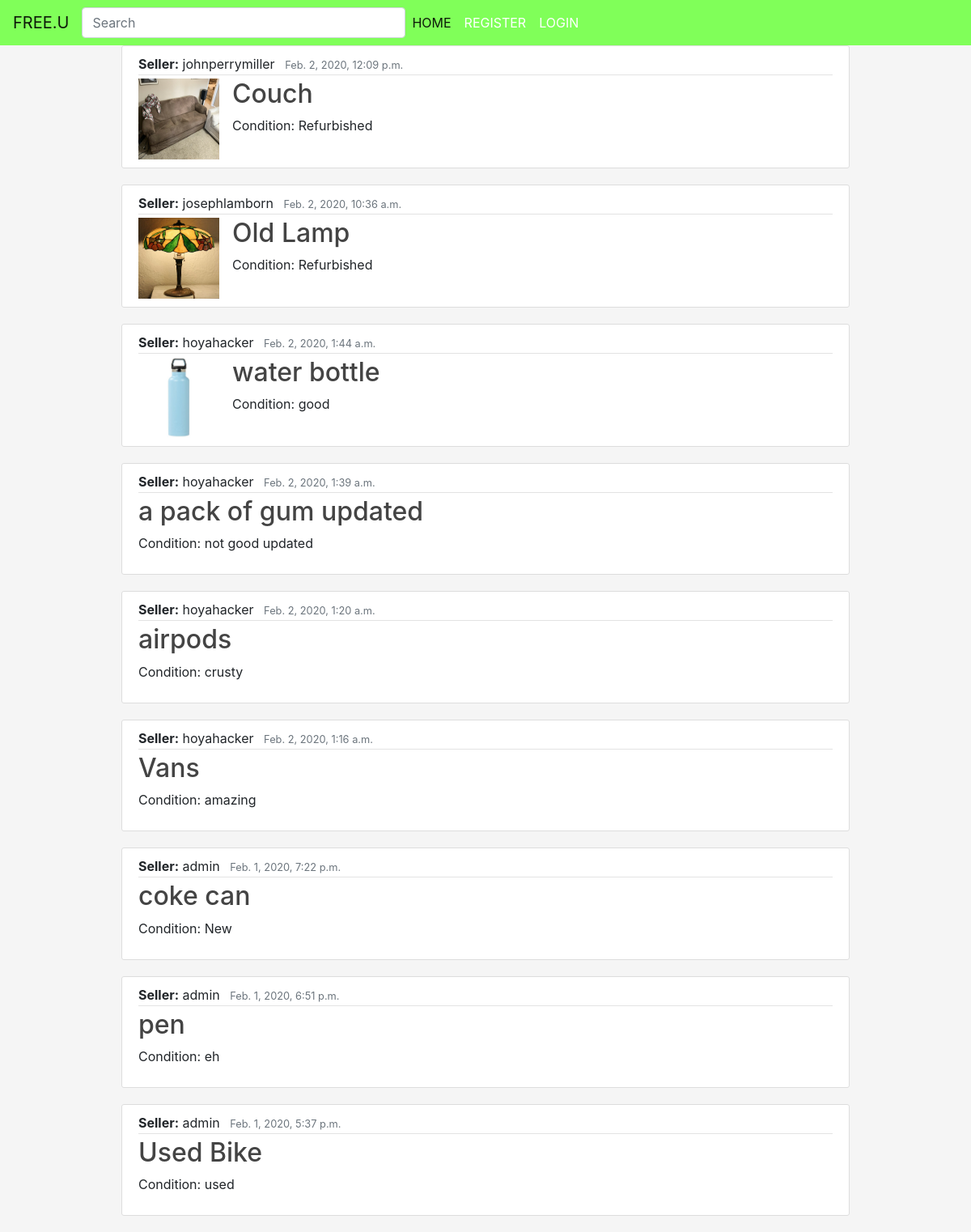
/, run on an earlier commit of the app's database.
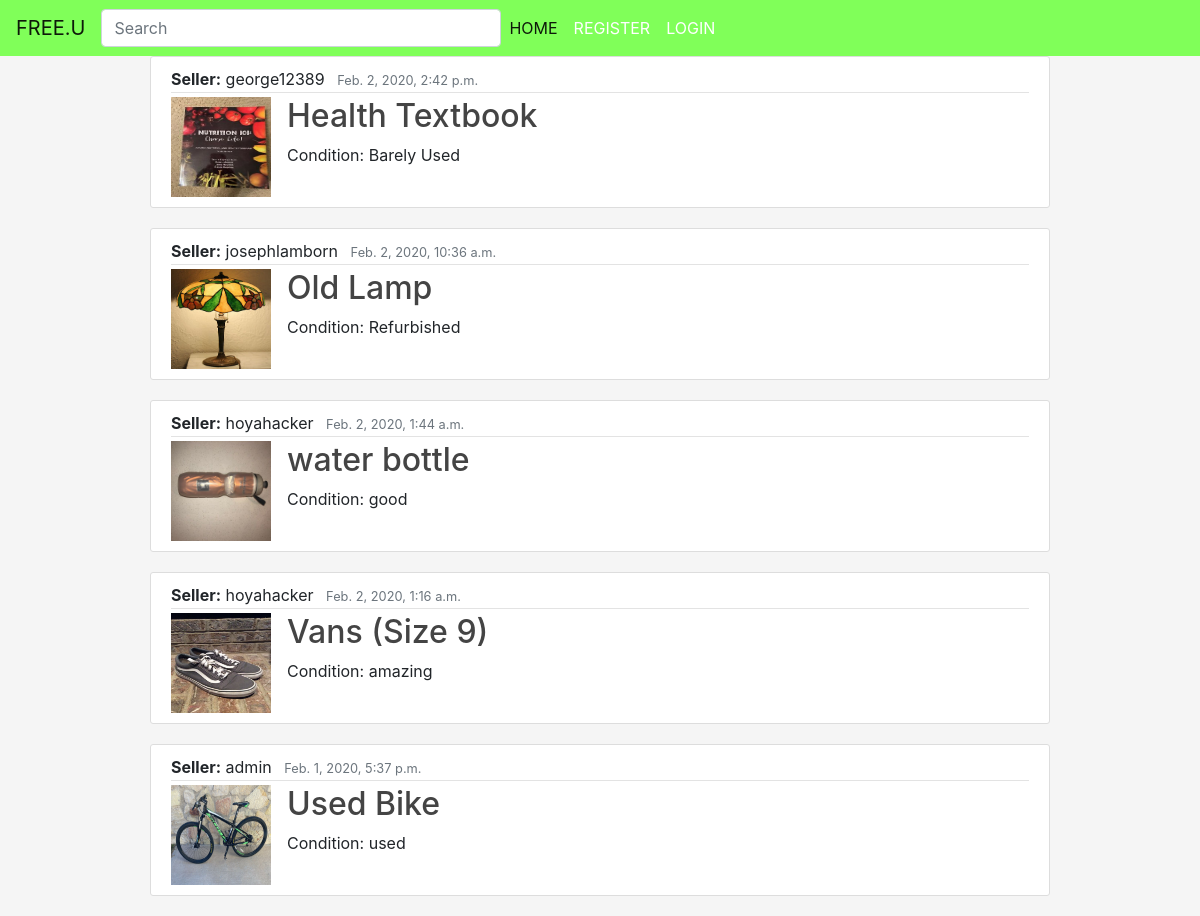
And on a later commit of the database.
### marketplace/models.py (models this page shows, shortened)
class ItemPost(models.Model):
    title = models.CharField(max_length=100)
    item_image = models.ImageField(blank=True, null=True)
    date_posted = models.DateTimeField(default=timezone.now)
    author = models.ForeignKey(User, on_delete=models.CASCADE)
    condition = models.CharField(max_length=20)

### marketplace/views.py (the view)
# urls.py: path('', PostListView.as_view(), name= "marketplace-home"),
class PostListView(ListView):
    model = ItemPost
    template_name = 'marketplace/home.html'
    context_object_name = 'posts'
    ordering = ['-date_posted']

### marketplace/templates/marketplace/home.html
{% extends "marketplace/base.html" %}
{% block content %}
{% for post in posts %}
<article class="media content-section">
  <div class="media-body">
    <div class="article-metadata">
      <a class="mr-2" ><strong>Seller:</strong> {{ post.author }}</a>
      <small class="text-muted">{{ post.date_posted }}</small>
    </div>
    {% if post.item_image %}
        <div class = "article-img">
            <img src="{{ post.item_image.url }}">
        </div>
    {% endif %}
    <h2><a class="article-title" href="{% url 'itempost-detail' post.id %}">{{ post.title }}</a></h2>
    <p class="article-content">Condition: {{ post.condition }}</p>
  </div>
</article>
{% endfor %}
{% endblock content %}

### marketplace/templates/marketplace/base.html (shortened to what this page needs)
{% load static %}
<!DOCTYPE html>
<html lang="en">
<head>
        <link rel="stylesheet" href="https://stackpath.bootstrapcdn.com/bootstrap/4.4.1/css/bootstrap.min.css">
        <link rel="stylesheet" type ="text/css" href="{% static 'marketplace/main.css' %}">
</head>
<body>
    <header>
        <nav class="navbar navbar-expand-sm navbar-light " style="background-color: #80FF59;">
            <a class="navbar-brand" href="#">FREE.U</a>
            <div class="collapse navbar-collapse" id="navbarsExample03">
                <form class="form-inline my-2 my-md-0" action="{% url 'search_results' %}" method="get">
                    <input name ="q" class="form-control" type="text" placeholder="Search">
                  </form>
              <ul class="navbar-nav mr-auto">
                {% if user.is_authenticated %}
                    <li class="nav-item">
                    <a class="nav-link" href="/">HOME <span class="sr-only">(current)</span></a>
                    </li>
                    <li class="nav-item">
                    <a class="nav-link" href="/itempost/new/">POST</a>
                    </li>
                    <li class="nav-item">
                    <a class="nav-link " href="/logout">LOGOUT</a>
                    </li>
                    <li class="nav-item">
                        <a class="nav-link " href="/chat">MESSAGES</a>
                    </li>
                {% else %}
                    <li class="nav-item active">
                        <a class="nav-link" href="/">HOME <span class="sr-only">(current)</span></a>
                    </li>
                    <li class="nav-item">
                        <a class="nav-link" href="/register">REGISTER</a>
                    </li>
                    <li class="nav-item">
                        <a class="nav-link " href="/login">LOGIN</a>
                    </li>
                  {% endif %}
              </ul>
            </div>
          </nav>
        {% block content %} {% endblock %}
</body>

### marketplace/static/marketplace/main.css (style rules this page uses)
body { margin: 0; background: whitesmoke }
.navbar { color:black; }
.form-control { width: 400px !important; }
.navbar-light .navbar-nav .nav-link { color: white; }
h2 { color:#34ca78; }
.content-section { margin: 0 auto; background: #ffffff; padding: 10px 20px; border: 1px solid #dddddd; border-radius: 3px; margin-bottom: 20px; width: 75%; height:100%; }
.article-title { color: #444444; }
.article-content { white-space: pre-line; }
.article-img img { height: 100px; width: 100px; margin-right: 16px; float: left; }
.article-metadata { padding-bottom: 1px; margin-bottom: 4px; border-bottom: 1px solid #e3e3e3 }

What changed in the data, as far as the page shows it:
removed ItemPost: author "johnperrymiller", date_posted "Feb. 2, 2020, 12:09 p.m.", item_image (picture), title "Couch", condition "Refurbished"
removed ItemPost: author "hoyahacker", date_posted "Feb. 2, 2020, 1:39 a.m.", title "a pack of gum updated", condition "not good updated"
removed ItemPost: author "hoyahacker", date_posted "Feb. 2, 2020, 1:20 a.m.", title "airpods", condition "crusty"
removed ItemPost: author "admin", date_posted "Feb. 1, 2020, 7:22 p.m.", title "coke can", condition "New"
removed ItemPost: author "admin", date_posted "Feb. 1, 2020, 6:51 p.m.", title "pen", condition "eh"
added ItemPost: author "george12389", date_posted "Feb. 2, 2020, 2:42 p.m.", item_image (picture), title "Health Textbook", condition "Barely Used"
changed ItemPost "water bottle": item_image: a different picture
changed ItemPost "amazing": item_image: picture added; title "Vans" → "Vans (Size 9)"
changed ItemPost "Used Bike": item_image: picture added
